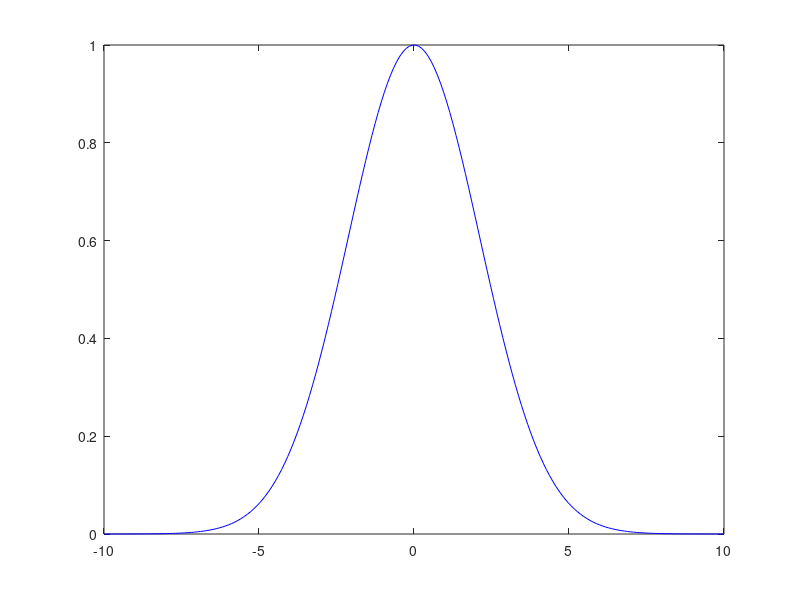

MATLAB code to generate this figure:
sig = 3;
gaussian = @(x, w_0) exp(-( (x-0)/w_0 ).^( 2 ));

x = linspace(-10, 10, 200);

figure(10)
plot(x, gaussian(x, sig), 'b')